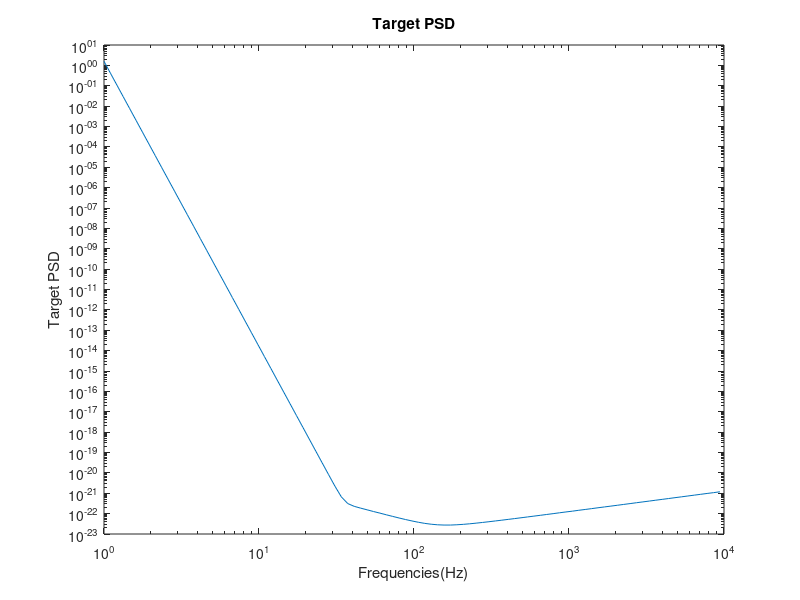

MATLAB code for this plot: (Note: this script raises an error after producing the figure.)
%% Simulation of LIGO Noise
% Signal parameters
sampFreq = 1024;
nSamples = 16384;

% Load data from the file
data = load('iLIGOSensitivity.txt');

%% missing frequencies and corresponding Power spectral density values
y = zeros(length(data)+2, 2);
y(1, 1) = 0;
y(1, 2) = data(1, 1);
ind_1 = find(data(:,1) < 512);
y(2:length(ind_1)+1, 1) = data(1:length(ind_1), 1);
y(2:length(ind_1)+1, 2) = data(1:length(ind_1), 2);
y(length(ind_1)+2, 1) = 512;
y(length(ind_1)+2, 2) = interp1(data(:, 1), data(:, 2), 512);
y(length(ind_1)+3:end, 1) = data(length(ind_1)+1:end, 1);
y(length(ind_1)+3:end, 2) = data(length(ind_1)+1:end, 2);

% Target PSD
psdVals = y(:,2);
freqVec = y(:,1);
% Plot the target PSD
figure;
loglog(freqVec, psdVals);
title('Target PSD');
xlabel('Frequencies(Hz)');
ylabel('Target PSD');

%% Generate noise realization
inNoise = randn(1, nSamples);
% Design filter with Transfer function T(f) = sqrt(targetPSD)
% Filter parameters
fltrOrdr = 600;
freq = y(:,1)*512/max(y(:,1));
b = fir2(fltrOrdr, freq/(sampFreq/2), y(:,2));

% Filter the input noise
outNoise = sqrt(sampFreq)*fftfilt(b, inNoise);

% Estimate the PSD of output noise
[pxx, f] = pwelch(outNoise, 256, 128, [], sampFreq);
v = [f pxx];

% Specify psd values for certain frequencies
indx_1 = find(v(:,1) < 50);
indx_2 = find(v(:,1) > 700);
v(indx_1, 2) = v(v(:,1) == 48, 2);
v(indx_2, 2) = v(v(:,1) == 700, 2);
sqrt_v = sqrt(v(:,2));

% Plot the estimated psd
figure;
loglog(v(:, 1), sqrt_v);
title('Estimated PSD');
xlabel('Frequencies(Hz)');
ylabel('Estimated PSD values');